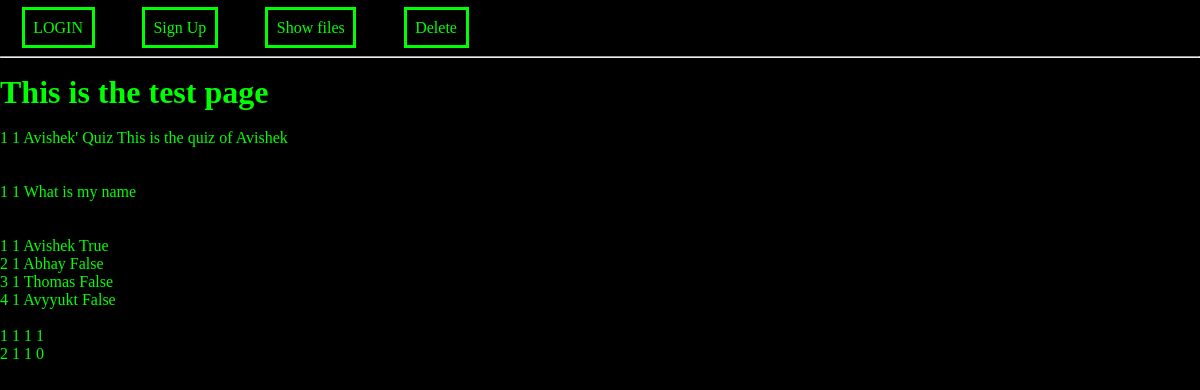
/test, run on the app's committed database.
### website/models.py (models this page shows)
class Quiz(db.Model):
    __tablename__ = 'quizzes'
    quiz_id = db.Column(db.Integer, primary_key=True)
    user_id = db.Column(db.Integer, db.ForeignKey('users.id'))
    quiz_title = db.Column(db.String)
    quiz_description = db.Column(db.String)
    user = db.relationship("User")

class Question(db.Model):
    __tablename__ = 'questions'
    question_id = db.Column(db.Integer, primary_key=True)
    quiz_id = db.Column(db.Integer, db.ForeignKey('quizzes.quiz_id'))
    question_text = db.Column(db.String)
    quiz = db.relationship("Quiz")

class Option(db.Model):
    __tablename__ = 'options'
    option_id = db.Column(db.Integer, primary_key=True)
    question_id = db.Column(db.Integer, db.ForeignKey('questions.question_id'))
    option_text = db.Column(db.String)
    is_correct = db.Column(db.Boolean)
    question = db.relationship("Question")

class Score(db.Model):
    __tablename__ = 'score'
    id = db.Column(db.Integer, primary_key=True)
    quiz_id = db.Column(db.Integer)
    user_id = db.Column(db.Integer)
    user_score = db.Column(db.Integer)

### website/views.py (the view)
@views.route('/test')
def test():
    query1 = User.query.all()
    query2 = Quiz.query.all()
    query3 = Question.query.all()
    query4 = Option.query.all()
    query5 = Score.query.all()
    return render_template('test.html', message1 = query1 , message2 = query2,message3 = query3,message4 = query4, message5 = query5 , user = current_user)

### website/templates/test.html (shortened to what this page needs)
{%extends "base.html"%}
{%block content%}
<h1>This is the test page</h1>
<br>
{% for x in message2 %}
    {{x.quiz_id}}
    {{x.user_id}}
    {{x.quiz_title}}
    {{x.quiz_description}}
    <br>
{%endfor%}
<br>
<br>
{% for x in message3 %}
    {{x.question_id}}
    {{x.quiz_id}}
    {{x.question_text}}
    <br>
{%endfor%}
<br>
<br>
{% for x in message4 %}
    {{x.option_id}}
    {{x.question_id}}
    {{x.option_text}}
    {{x.is_correct}}
    <br>
{%endfor%}
<br>
{% for x in message5 %}
    {{x.id}}
    {{x.quiz_id}}
    {{x.user_id}}
    {{x.user_score}}
    <br>
{%endfor%}
<br>
{%endblock%}

### website/templates/base.html (shortened to what this page needs)
  <!DOCTYPE html>
<html lang="en">
  <head>
    <link rel="stylesheet" href= "{{ url_for('static',filename='styles/base.css') }}">
  </head>
  <body>
        <nav class="navbar" id="navbar">
            <div class="link_container">
              <p>
              {% if user.is_authenticated %}
              <a class="nav-item nav-link" id="home" href="/">HOME</a>
              <a class="nav-item nav-link" id="logout" href="/logout">LOGOUT</a>
              <a class="nav-item" id="quizmaker" href="/quizmaker">MAKE QUIZ</a>
              <a class="nav-item nav-link" id="profile" href="/profile/my_profile">My profile</a>
                {%else%}
                <a class="nav-item nav-link" id="login" href="/login">LOGIN</a>
                <a class="nav-item nav-link" id="signUp" href="/sign-up">Sign Up</a>
                {%endif%}
                <a class="nav-item nav-link" id="test" href="/test">Show files</a>
                <a class="nav-item nav-link" id="delete" href="/delete">Delete</a>
              </p>
            </div>
        </nav>
        <hr style="margin-bottom: 2vh;"/>
    <div class="container">
    {% block content%}
    {%endblock%}
    </div>
  </body>
</html>

### website/static/styles/base.css (style rules this page uses)
* { margin: 0; padding: 0; color: rgb(0, 255, 0); }
body { background-color: rgb(0, 0, 0); }
.navbar { background-color: rgb(0, 0, 0); height: 7vh; display: flex; align-items: center; }
.link_container { width: 60%; }
.nav-item { margin:3%; padding: 1.2%; height: ; border: solid rgb(0, 255, 0); }
a { text-decoration: none; }

### data on the page
Quiz: quiz_id "1", user_id "1", quiz_title "Avishek' Quiz", quiz_description "This is the quiz of Avishek"
Question: question_id "1", quiz_id "1", question_text "What is my name"
Option: option_id "1", question_id "1", option_text "Avishek", is_correct "True"
Option: option_id "2", question_id "1", option_text "Abhay", is_correct "False"
Option: option_id "3", question_id "1", option_text "Thomas", is_correct "False"
Option: option_id "4", question_id "1", option_text "Avyyukt", is_correct "False"
Score: id "1", quiz_id "1", user_id "1", user_score "1"
Score: id "2", quiz_id "1", user_id "1", user_score "0"
